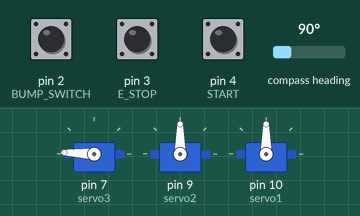
Recording of a sketch running on a simulated Arduino Uno, built with avr-gcc and run on an emulated ATmega328P. On the bench: 3 × servo. Inputs (shaded band) come from the test bench; at power-on: pin 4 (START) HIGH, pin 2 (BUMP_SWITCH) HIGH, pin 3 (E_STOP) HIGH, compass heading 90°.

Above: at 1.7 s.
1.8 s: pin 4 (START) pulled LOW for 0.15 s
At 2.2 s:
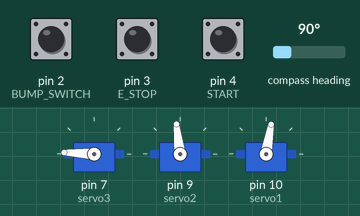
3.4 s: pin 2 (BUMP_SWITCH) pulled LOW for 0.15 s
At 4.9 s:
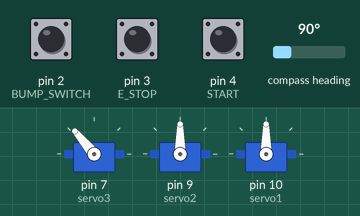
5.3 s: pin 3 (E_STOP) pulled LOW for 0.15 s
At 6.1 s:
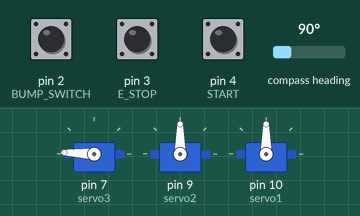
Timing chart, 0 to 8.3 s (numbered marks = the images above; inputs shaded):
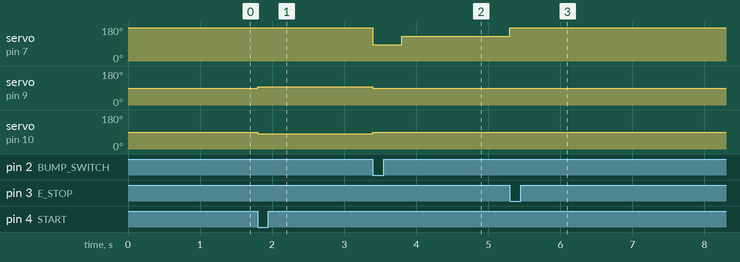

The sketch:

pinky_101.ino
```cpp
/*
 * This code is uploaded on the Arduino UNO for Pinky functionality.
 *
 * Authors: Brett Farris, Garrett Porter, and Bryan LaGrone
 */

#include <Wire.h>
#include <Adafruit_Sensor.h>
#include <Adafruit_HMC5883_U.h>

#include <AFMotor.h>
#include <Servo.h>

// TWEAK this parameter to the field strength
#define delta_field 6
#define arm_swing_range 85

// Wheels
Servo servo1; // Right wheel
Servo servo2; // Left wheel

// Hit Stick
Servo servo3;

// Bump Switch
#define BUMP_SWITCH 2
#define E_STOP 3 // Starting push button
#define START 4

// Assign and ID to the magnetic field sensor
Adafruit_HMC5883_Unified mag = Adafruit_HMC5883_Unified(12345);

// Keeps track of four subsequent strikes over 30 seconds
int strike_count = 0;

// reference coordinates
double ref_vect = 0;

// updating coordinates
double new_vect = 0;

// E_Stop check
int stop_check = 0; // 1: E_STOP pressed

void setup() {

  Serial.begin(115200);  // set up Serial library at 115200 bps

  /* Initialise the sensor */
  if(!mag.begin())
  {
    /* There was a problem detecting the HMC5883 ... check your connections */
    Serial.println("Ooops, no HMC5883 detected ... Check your wiring!");
    while(1);
  }
  delay(500);

  // attach servos
  servo3.attach(7);
  servo2.attach(9);
  servo1.attach(10);

  // initialize bump switch
  pinMode(BUMP_SWITCH, INPUT_PULLUP);
  pinMode(E_STOP, INPUT_PULLUP); // Emergency stop
  pinMode(START, INPUT_PULLUP); // start

  // attach emergency stop interrupt
  attachInterrupt(digitalPinToInterrupt(E_STOP),STOP, FALLING);

  // Initialize hit stick
  servo3.write(177);

  // Stop wheels
  servo2.write(90);
  servo1.write(90);

}


// Test the servo
void loop() {
  while (stop_check);
  while (digitalRead(START) == 1){
    delay(100);
    if(digitalRead(START) == 0) break;//Waiting to be plugged in
  }
  //while (digitalRead(START) == 0); //Wwaiting for line to go high from brain

  // Used to control when Pinky starts via the serial monitor
  // To start pinky, simply type in "s" and send
  //while (digitalRead(START) == 1){

    /*
    // Beginning course run
    Serial.print("Begin Driving\n");
    */

    // Drive to Stage 2
    while ((digitalRead(BUMP_SWITCH) == HIGH) && (stop_check == 0)){

      // Drive to Stage 2
      servo2.write(97);
      servo1.write(80);

    }

    // Stage 2 reached, stop driving
    servo2.write(90);
    servo1.write(90);

    servo2.detach();
    servo1.detach();

    // check for E_STOP
    if (stop_check == 1){
        return;
    }

    /*
    // Telling user that stage 2 has been reached
    Serial.print("\tStage 2 Reached\n");
    Serial.println("Swinging once");
    */

    // First of five strikes
    servo3.write(arm_swing_range);
    delay(400); // Time for hit to contact and then wait
    servo3.write(130); // come back
    delay(400);

    // check for E_STOP
    if (stop_check == 1){
      return;
    }

    // Get reference coordinates
    sensors_event_t event;
    mag.getEvent(&event);
    ref_vect = sqrt(event.magnetic.x * event.magnetic.x + event.magnetic.y * event.magnetic.y +event.magnetic.z * event.magnetic.z);

    /*
    // Printing out reference field
    Serial.print("\tReference Field: ");
    Serial.println(ref_vect);
    */

    // Four more strikes possible
    while (strike_count < 4){

      // check for E_STOP
      if (stop_check == 1){
        break;
      }
      // Get new magnetic value
      sensors_event_t event;
      mag.getEvent(&event);
      new_vect = sqrt(event.magnetic.x * event.magnetic.x + event.magnetic.y * event.magnetic.y +event.magnetic.z * event.magnetic.z);

      // Checking magnetic vector magnitude
      if (new_vect - ref_vect > delta_field || new_vect - ref_vect < -delta_field){
        servo3.write(arm_swing_range); // strike
        delay(400); // Time for hit to contact and then wait
        servo3.write(130); // pull back
        delay(400);

        //strike_count = strike_count + 1;

        /*
        Serial.print(strike_count, DEC);
        Serial.println(" Strike Occurred");
        Serial.print("\tField Change: ");
        Serial.println(new_vect);
        */

        sensors_event_t event;
        mag.getEvent(&event);
        ref_vect = sqrt(event.magnetic.x * event.magnetic.x + event.magnetic.y * event.magnetic.y +event.magnetic.z * event.magnetic.z);

        /*
        Serial.print("\tNew Reference: ");
        Serial.println(ref_vect);
        */
      }
    }
    stop_check = 1;
    servo3.write(177);
  //}
}


void STOP(){

   // Emergency Stop Pressed
   stop_check = 1;
   servo3.write(177);
   servo2.detach();
   servo1.detach();
   servo3.detach();
}
```

Measured:
- after the input at 1.8 s, servo on pin 9 (servo2): 90° → 97° at once; servo on pin 10 (servo1): 90° → 80° at once
- after the input at 3.4 s, servo on pin 7 (servo3): 177° → 85° at once, → 130° 0.40 s later; servo on pin 9 (servo2): 97° → 90° at once; servo on pin 10 (servo1): 80° → 90° at once
- after the input at 5.3 s, servo on pin 7 (servo3): 130° → 177° at once
